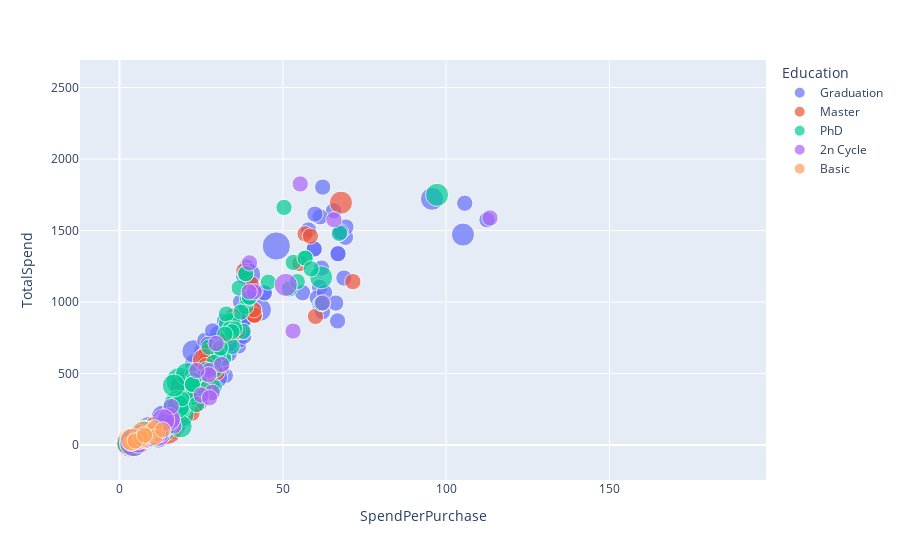

Notebook cell for this chart:
### Code cell
fig = px.scatter(data_frame=df.query("Rel_Status=='Single'"), x='SpendPerPurchase', y='TotalSpend', color='Education', size='Minorhome', opacity=0.7)
fig.show()

### Figure 1 — Plotly figure (JSON) as saved in the notebook; plotly's stock layout.template omitted (floating-point values rounded to 4 significant figures; data arrays with more than 128 entries replaced by an {"elided": "..."} marker saying what was removed)
{"data": [{"hovertemplate": "Education=Graduation<br>SpendPerPurchase=%{x}<br>TotalSpend=%{y}<br>Minorhome=%{marker.size}<extra></extra>", "legendgroup": "Graduation", "marker": {"color": "#636efa", "opacity": 0.7, "size": {"elided": "402 int values"}, "sizemode": "area", "sizeref": 0.0075, "symbol": "circle"}, "mode": "markers", "name": "Graduation", "orientation": "v", "showlegend": true, "type": "scatter", "x": {"elided": "402 float values"}, "xaxis": "x", "y": {"elided": "402 int values"}, "yaxis": "y"}, {"hovertemplate": "Education=Master<br>SpendPerPurchase=%{x}<br>TotalSpend=%{y}<br>Minorhome=%{marker.size}<extra></extra>", "legendgroup": "Master", "marker": {"color": "#EF553B", "opacity": 0.7, "size": [2, 0, 2, 0, 1, 1, 2, 0, 3, 0, 2, 1, 1, 1, 1, 0, 0, 1, 2, 1, 1, 1, 1, 1, 1, 1, 0, 0, 1, 0, 1, 0, 0, 3, 1, 1, 0, 2, 2, 0, 1, 1, 0, 2, 0, 1, 1, 1, 2, 2, 0, 0, 2, 1, 2, 1, 2, 1, 1, 0, 0, 2, 0, 0, 0, 1, 1, 1, 1, 0, 0, 2, 1, 1, 3, 1, 1, 0, 1, 1, 0, 0, 1, 2, 2, 1, 1, 1, 0, 1, 0, 0, 1, 0, 0, 2, 1, 1, 1, 2, 2, 0, 1, 1, 3, 0, 1, 0, 1, 0, 2, 2, 2, 0, 0, 0, 1, 2, 0, 0, 0, 2, 2, 0, 0], "sizemode": "area", "sizeref": 0.0075, "symbol": "circle"}, "mode": "markers", "name": "Master", "orientation": "v", "showlegend": true, "type": "scatter", "x": [20.67, 3.75, 10.83, 68.48, 6.4, 8.889, 27.48, 94.41, 3.25, 8.75, 17.24, 23.75, 9.143, 6, 41.27, 24.38, 65.57, 5.8, 10.91, 4.75, 27.47, 17.45, 8.429, 9, 60, 30.14, 94.95, 127, 8.444, 73.9, 17.75, 22.33, 22.17, 5.833, 56.81, 21.36, 105.7, 27.33, 13.44, 108.1, 15.58, 34.73, 44.65, 7.167, 24.23, 27.5, 33.22, 23.12, 2.5, 25.87, 43.79, 64.05, 19.61, 13.57, 14.25, 9, 10.22, 12.2, 26.4, 104.3, 105.7, 20.75, 3.75, 140.3, 113.2, 58.44, 41.27, 34.38, 8.444, 66.96, 186.5, 13.1, 71.44, 15.58, 5.833, 22.2, 41.27, 83.91, 26.48, 36.14, 66.96, 21.7, 34.4, 10.91, 10.91, 40.29, 13.14, 55.17, 140.3, 29.82, 66.7, 5, 11.17, 109.6, 69.42, 67.8, 7.667, 16.7, 9.5, 9.714, 13.1, 56.89, 5, 38.03, 14.71, 39.76, 41.13, 66.73, 6.75, 82.11, 10.22, 8.875, 19.05, 71.5, 96.55, 68.76, 18.5, 16.36, 78, 111.4, 65.76, 3.5, 6.429, 68.48, 38.85], "xaxis": "x", "y": [310, 30, 65, 1438, 32, 80, 632, 2077, 13, 35, 293, 285, 64, 60, 908, 390, 1508, 29, 120, 19, 467, 192, 59, 54, 900, 663, 2089, 1651, 76, 1478, 213, 268, 266, 35, 1477, 235, 2008, 574, 121, 1621, 187, 903, 1027, 43, 315, 385, 764, 393, 10, 595, 1226, 1281, 353, 95, 171, 54, 92, 122, 396, 2087, 2008, 332, 30, 2525, 1812, 1461, 908, 825, 76, 1540, 373, 131, 1143, 187, 35, 222, 908, 1930, 556, 795, 1540, 217, 860, 120, 120, 1128, 92, 1269, 2525, 507, 1334, 20, 67, 1754, 1319, 1695, 69, 167, 76, 68, 131, 1024, 35, 1217, 103, 835, 946, 1735, 27, 2217, 92, 71, 400, 1573, 1931, 1169, 185, 180, 1092, 1893, 1644, 35, 45, 1438, 1049], "yaxis": "y"}, {"hovertemplate": "Education=PhD<br>SpendPerPurchase=%{x}<br>TotalSpend=%{y}<br>Minorhome=%{marker.size}<extra></extra>", "legendgroup": "PhD", "marker": {"color": "#00cc96", "opacity": 0.7, "size": {"elided": "175 int values"}, "sizemode": "area", "sizeref": 0.0075, "symbol": "circle"}, "mode": "markers", "name": "PhD", "orientation": "v", "showlegend": true, "type": "scatter", "x": {"elided": "175 float values"}, "xaxis": "x", "y": {"elided": "175 int values"}, "yaxis": "y"}, {"hovertemplate": "Education=2n Cycle<br>SpendPerPurchase=%{x}<br>TotalSpend=%{y}<br>Minorhome=%{marker.size}<extra></extra>", "legendgroup": "2n Cycle", "marker": {"color": "#ab63fa", "opacity": 0.7, "size": [1, 1, 1, 3, 1, 1, 2, 1, 0, 0, 1, 2, 1, 1, 0, 0, 1, 1, 1, 0, 1, 2, 1, 0, 2, 1, 1, 2, 0, 2, 1, 0, 0, 0, 1, 1, 0, 0, 0, 1, 2, 0, 2, 1, 1, 1, 1, 1, 1, 1, 1, 1, 0, 0, 0, 1, 1, 2, 0, 0, 1, 0], "sizemode": "area", "sizeref": 0.0075, "symbol": "circle"}, "mode": "markers", "name": "2n Cycle", "orientation": "v", "showlegend": true, "type": "scatter", "x": [16.62, 39.81, 10.29, 4.25, 113.4, 6.4, 6.4, 9.875, 85.79, 20.5, 27.42, 7.714, 16.09, 6.6, 13.29, 67.76, 41.19, 65.67, 9.2, 70.79, 28.38, 15.17, 25, 108, 50.91, 62.19, 27.28, 5.75, 48.7, 8, 55.33, 50.4, 69, 46.72, 6.571, 39.7, 35.86, 72.79, 43.89, 53.13, 12, 35.52, 8.714, 7.6, 7.6, 15.82, 29.58, 12.67, 7.75, 31.28, 9.6, 6.857, 48.75, 3.5, 8.6, 11.67, 27.58, 13.38, 68.04, 44.41, 23.68, 75.53], "xaxis": "x", "y": [133, 1274, 72, 17, 1588, 32, 64, 79, 2059, 205, 521, 54, 177, 33, 93, 1152, 1071, 1576, 46, 1345, 369, 182, 350, 2052, 1120, 995, 491, 23, 1315, 56, 1826, 756, 1104, 1168, 46, 1072, 789, 1383, 1229, 797, 72, 817, 61, 38, 38, 269, 710, 76, 31, 563, 48, 48, 1365, 14, 43, 70, 331, 174, 1565, 1199, 521, 1435], "yaxis": "y"}, {"hovertemplate": "Education=Basic<br>SpendPerPurchase=%{x}<br>TotalSpend=%{y}<br>Minorhome=%{marker.size}<extra></extra>", "legendgroup": "Basic", "marker": {"color": "#FFA15A", "opacity": 0.7, "size": [1, 1, 1, 0, 1, 0, 2, 1, 1, 1, 1, 1, 1, 1, 2, 1, 0, 1, 1, 1], "sizemode": "area", "sizeref": 0.0075, "symbol": "circle"}, "mode": "markers", "name": "Basic", "orientation": "v", "showlegend": true, "type": "scatter", "x": [4.833, 8.429, 3.5, 7.333, 11.43, 6, 7.333, 10.1, 4.2, 10.82, 6, 7.2, 8, 10.8, 3.8, 6.714, 14.57, 4.833, 7.667, 13.25], "xaxis": "x", "y": [29, 59, 14, 66, 80, 24, 88, 101, 21, 119, 24, 36, 64, 54, 38, 47, 102, 29, 69, 106], "yaxis": "y"}], "layout": {"legend": {"itemsizing": "constant", "title": {"text": "Education"}, "tracegroupgap": 0}, "margin": {"t": 60}, "xaxis": {"anchor": "y", "domain": [0, 1], "title": {"text": "SpendPerPurchase"}}, "yaxis": {"anchor": "x", "domain": [0, 1], "title": {"text": "TotalSpend"}}}}
